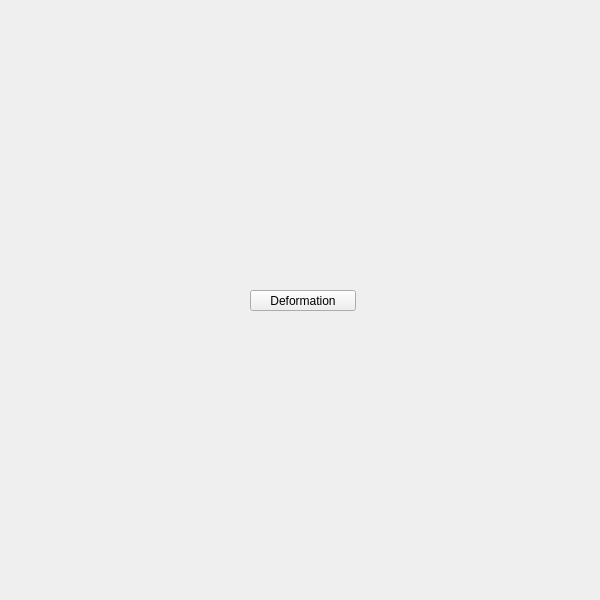
<?xml version="1.0" encoding="UTF-8"?>
<ui version="4.0">
 <class>QtUi</class>
 <widget class="QMainWindow" name="QtUi">
  <property name="enabled">
   <bool>true</bool>
  </property>
  <property name="geometry">
   <rect>
    <x>0</x>
    <y>0</y>
    <width>600</width>
    <height>600</height>
   </rect>
  </property>
  <property name="sizePolicy">
   <sizepolicy hsizetype="Ignored" vsizetype="Ignored">
    <horstretch>0</horstretch>
    <verstretch>0</verstretch>
   </sizepolicy>
  </property>
  <property name="minimumSize">
   <size>
    <width>0</width>
    <height>0</height>
   </size>
  </property>
  <property name="maximumSize">
   <size>
    <width>600</width>
    <height>600</height>
   </size>
  </property>
  <property name="cursor">
   <cursorShape>ArrowCursor</cursorShape>
  </property>
  <property name="windowTitle">
   <string>Toolkit</string>
  </property>
  <property name="whatsThis">
   <string>main</string>
  </property>
  <property name="toolButtonStyle">
   <enum>Qt::ToolButtonIconOnly</enum>
  </property>
  <property name="tabShape">
   <enum>QTabWidget::Triangular</enum>
  </property>
  <property name="dockNestingEnabled">
   <bool>true</bool>
  </property>
  <property name="dockOptions">
   <set>QMainWindow::AllowNestedDocks|QMainWindow::AllowTabbedDocks|QMainWindow::AnimatedDocks|QMainWindow::ForceTabbedDocks</set>
  </property>
  <widget class="QWidget" name="mainWindow">
   <property name="sizePolicy">
    <sizepolicy hsizetype="Ignored" vsizetype="Ignored">
     <horstretch>0</horstretch>
     <verstretch>0</verstretch>
    </sizepolicy>
   </property>
   <widget class="QPushButton" name="i020">
    <property name="geometry">
     <rect>
      <x>250</x>
      <y>290</y>
      <width>106</width>
      <height>21</height>
     </rect>
    </property>
    <property name="minimumSize">
     <size>
      <width>0</width>
      <height>21</height>
     </size>
    </property>
    <property name="maximumSize">
     <size>
      <width>999</width>
      <height>21</height>
     </size>
    </property>
    <property name="whatsThis">
     <string>deformation</string>
    </property>
    <property name="text">
     <string>Deformation</string>
    </property>
   </widget>
  </widget>
 </widget>
 <resources/>
 <connections/>
 <designerdata>
  <property name="gridDeltaX">
   <number>5</number>
  </property>
  <property name="gridDeltaY">
   <number>10</number>
  </property>
  <property name="gridSnapX">
   <bool>true</bool>
  </property>
  <property name="gridSnapY">
   <bool>true</bool>
  </property>
  <property name="gridVisible">
   <bool>true</bool>
  </property>
 </designerdata>
</ui>
